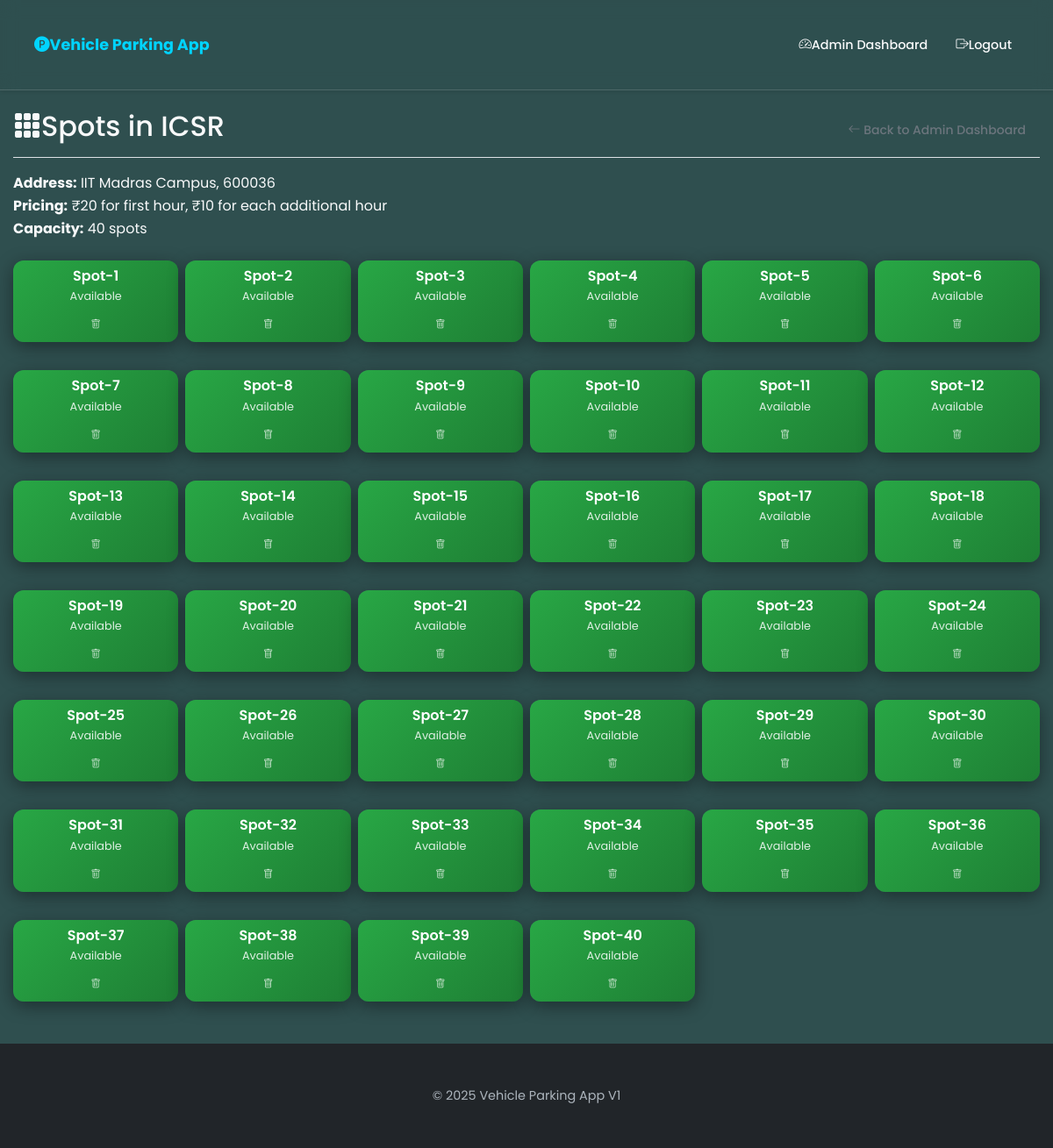
Page /admin/lot/1/spots (signed in) on the committed database.
### app/models.py (models this page shows, shortened)
class ParkingLot(db.Model):
    id = db.Column(db.Integer, primary_key=True)
    prime_location_name = db.Column(db.String(100), nullable=False)
    price = db.Column(db.Float, nullable=False) # Price per unit time
    address = db.Column(db.String(200), nullable=False)
    pin_code = db.Column(db.String(10), nullable=False)
    maximum_number_of_spots = db.Column(db.Integer, nullable=False)
    spots = db.relationship('ParkingSpot', backref='parking_lot', lazy=True, cascade='all, delete-orphan')

class ParkingSpot(db.Model):
    id = db.Column(db.Integer, primary_key=True)
    spot_identifier = db.Column(db.String(20), nullable=False)
    lot_id = db.Column(db.Integer, db.ForeignKey('parking_lot.id'), nullable=False)
    status = db.Column(db.String(1), default='A', nullable=False)
    reservation = db.relationship('Reservation', backref='parking_spot', uselist=False, lazy=True, primaryjoin="and_(ParkingSpot.id==Reservation.spot_id, Reservation.leaving_timestamp==None)") # Only link active reservation

### app/routes.py (the view)
@bp.route('/admin/lot/<int:lot_id>/spots')
@login_required
def view_lot_spots(lot_id):
    if not current_user.is_admin: return redirect(url_for('main.index'))
    parking_lot = ParkingLot.query.get_or_404(lot_id)
    spots = db.session.query(ParkingSpot, User.username).\
        outerjoin(Reservation, ParkingSpot.reservation).\
        outerjoin(User, Reservation.user).\
        filter(ParkingSpot.lot_id == lot_id).all()
    spot_details = []
    for spot, username in spots:
         spot_details.append({
              'id': spot.id,
              'identifier': spot.spot_identifier,
              'status': spot.status,
              'username': username if spot.status == 'O' else None # Show username only if occupied
         })
    return render_template('view_spots.html', title=f'Spots in {parking_lot.prime_location_name}', lot=parking_lot, spots=spot_details)

### app/__init__.py (called while the page is built)
@login_manager.user_loader
def load_user(user_id):
    from app.models import User
    return User.query.get(int(user_id))

### app/templates/view_spots.html (shortened to what this page needs)
{% extends "base.html" %}
{% block content %}
<div class="d-flex justify-content-between flex-wrap flex-md-nowrap align-items-center pt-3 pb-2 mb-3 border-bottom">
    <h1 class="h2"><i class="bi bi-grid-3x3-gap-fill btn-icon"></i>Spots in {{ lot.prime_location_name }}</h1>
     <div class="btn-toolbar mb-2 mb-md-0">
        <a href="{{ url_for('main.admin_dashboard') }}" class="btn btn-sm btn-outline-secondary">
           <i class="bi bi-arrow-left btn-icon"></i> Back to Admin Dashboard
        </a>
    </div>
</div>
<p>
    <strong>Address:</strong> {{ lot.address }}, {{ lot.pin_code }}<br>
    <strong>Pricing:</strong> ₹20 for first hour, ₹10 for each additional hour<br>
    <strong>Capacity:</strong> {{ lot.maximum_number_of_spots }} spots
</p>
<div class="mt-4">
    {% if spots %}
        <div class="row row-cols-2 row-cols-sm-3 row-cols-md-4 row-cols-lg-6 g-2">
            {% for spot_data in spots %}
            <div class="col">
                <div class="card text-center spot {{ 'spot-available' if spot_data.status == 'A' else 'spot-occupied' }}">
                    <div class="card-body p-2">
                        <h6 class="card-title mb-1">{{ spot_data.identifier }}</h6>
                        <small class="d-block">
                            {% if spot_data.status == 'A' %}
                                Available
                            {% else %}
                                Occupied {% if spot_data.username %}(by {{ spot_data.username }}){% endif %}
                            {% endif %}
                        </small>
                        {% if spot_data.status == 'A' %}
                            <form method="POST" action="{{ url_for('main.delete_parking_spot', spot_id=spot_data.id) }}" class="mt-2" onsubmit="return confirm('Are you sure you want to delete spot {{ spot_data.identifier }}?');">
                                <button type="submit" class="btn btn-xs btn-outline-light border-light py-0 px-1" style="font-size: 0.7rem;">
                                    <i class="bi bi-trash"></i>
                                </button>
                            </form>
                        {% endif %}
                    </div>
                </div>
            </div>
            {% endfor %}
        </div>
    {% else %}
        <div class="alert alert-warning" role="alert">
          No spots found for this parking lot. This might happen if the lot was just created or edited.
        </div>
    {% endif %}
</div>
{% endblock %}

### app/static/css/styles.css (style rules this page uses)
:root { --primary-color: #6a11cb; --secondary-color: #2575fc; --accent-color: #00d4ff; --background-color: #2F4F4F; --surface-color: #FFFFFF; --text-color: #f8f9fa; --text-muted-color: #adb5bd; --border-color: rgba(255, 255, 255, 0.15); --shadow-color: rgba(0, 0, 0, 0.4); --success-color: #28a745; --danger-color: #dc3545; --warning-color: #ffc107; --info-color: #17a2b8; --text-color-light: #f8f9fa; --border-radius: 12px; --transition-speed: 0.3s; }
body { font-family: 'Poppins', sans-serif; background: var(--background-color); color: var(--text-color); line-height: 1.6; margin: 0; padding-top: 85px; display: flex; flex-direction: column; min-height: 100vh; }
h1, h2, h3, h4, h5, h6 { font-weight: 600; margin-bottom: 1rem; color: var(--text-color-light); }
a { color: var(--secondary-color); text-decoration: none; transition: color var(--transition-speed) ease; }
.card { background: rgba(47, 79, 79, 0.9); border: 1px solid var(--border-color); border-radius: var(--border-radius); box-shadow: 0 5px 20px var(--shadow-color); margin-bottom: 1.5rem; overflow: hidden; transition: transform var(--transition-speed) ease, box-shadow var(--transition-speed) ease; backdrop-filter: blur(5px); -webkit-backdrop-filter: blur(5px); }
.card-body { padding: 1.5rem; color: var(--text-color-light); }
.card-title { color: var(--accent-color); margin-bottom: 1rem; }
.btn { border-radius: var(--border-radius); padding: 0.75rem 1.5rem; font-weight: 500; border: none; transition: all var(--transition-speed) ease; cursor: pointer; position: relative; overflow: hidden; z-index: 1; }
.btn::before { content: ''; position: absolute; top: 0; left: 0; width: 100%; height: 100%; background: rgba(255, 255, 255, 0.2); opacity: 0; transition: opacity var(--transition-speed) ease; z-index: -1; }
.btn-sm { padding: 0.5rem 1rem; font-size: 0.875rem; }
.card, .alert, .table { animation: fadeIn 0.5s ease-out forwards; }
body, .card, .btn, .form-control, .form-select, .table, .navbar { text-shadow: none; }
.spot { border: none; transition: transform var(--transition-speed) ease, box-shadow var(--transition-speed) ease; }
.spot .card-title { font-size: 1rem; font-weight: 600; color: white; margin-bottom: 0.25rem; }
.spot small { font-size: 0.8rem; color: rgba(255, 255, 255, 0.85); }
.spot-available { background: linear-gradient(135deg, var(--success-color), #1e7e34); color: white; }
.spot-available .btn-outline-light { color: rgba(255, 255, 255, 0.8); border-color: rgba(255, 255, 255, 0.5); transition: all 0.2s ease; }

### rows in the picture
ParkingLot: prime_location_name "ICSR", address "IIT Madras Campus", pin_code "600036", maximum_number_of_spots "40"
ParkingSpot: identifier "Spot-1"
ParkingSpot: identifier "Spot-2"
ParkingSpot: identifier "Spot-3"
ParkingSpot: identifier "Spot-4"
ParkingSpot: identifier "Spot-5"
ParkingSpot: identifier "Spot-6"
ParkingSpot: identifier "Spot-7"
ParkingSpot: identifier "Spot-8"
ParkingSpot: identifier "Spot-9"
ParkingSpot: identifier "Spot-10"
ParkingSpot: identifier "Spot-11"
ParkingSpot: identifier "Spot-12"
ParkingSpot: identifier "Spot-13"
ParkingSpot: identifier "Spot-14"
ParkingSpot: identifier "Spot-15"
ParkingSpot: identifier "Spot-16"
ParkingSpot: identifier "Spot-17"
ParkingSpot: identifier "Spot-18"
ParkingSpot: identifier "Spot-19"
ParkingSpot: identifier "Spot-20"
ParkingSpot: identifier "Spot-21"
ParkingSpot: identifier "Spot-22"
ParkingSpot: identifier "Spot-23"
ParkingSpot: identifier "Spot-24"
ParkingSpot: identifier "Spot-25"
ParkingSpot: identifier "Spot-26"
ParkingSpot: identifier "Spot-27"
ParkingSpot: identifier "Spot-28"
ParkingSpot: identifier "Spot-29"
ParkingSpot: identifier "Spot-30"
ParkingSpot: identifier "Spot-31"
ParkingSpot: identifier "Spot-32"
ParkingSpot: identifier "Spot-33"
ParkingSpot: identifier "Spot-34"
ParkingSpot: identifier "Spot-35"
ParkingSpot: identifier "Spot-36"
ParkingSpot: identifier "Spot-37"
ParkingSpot: identifier "Spot-38"
ParkingSpot: identifier "Spot-39"
ParkingSpot: identifier "Spot-40"
